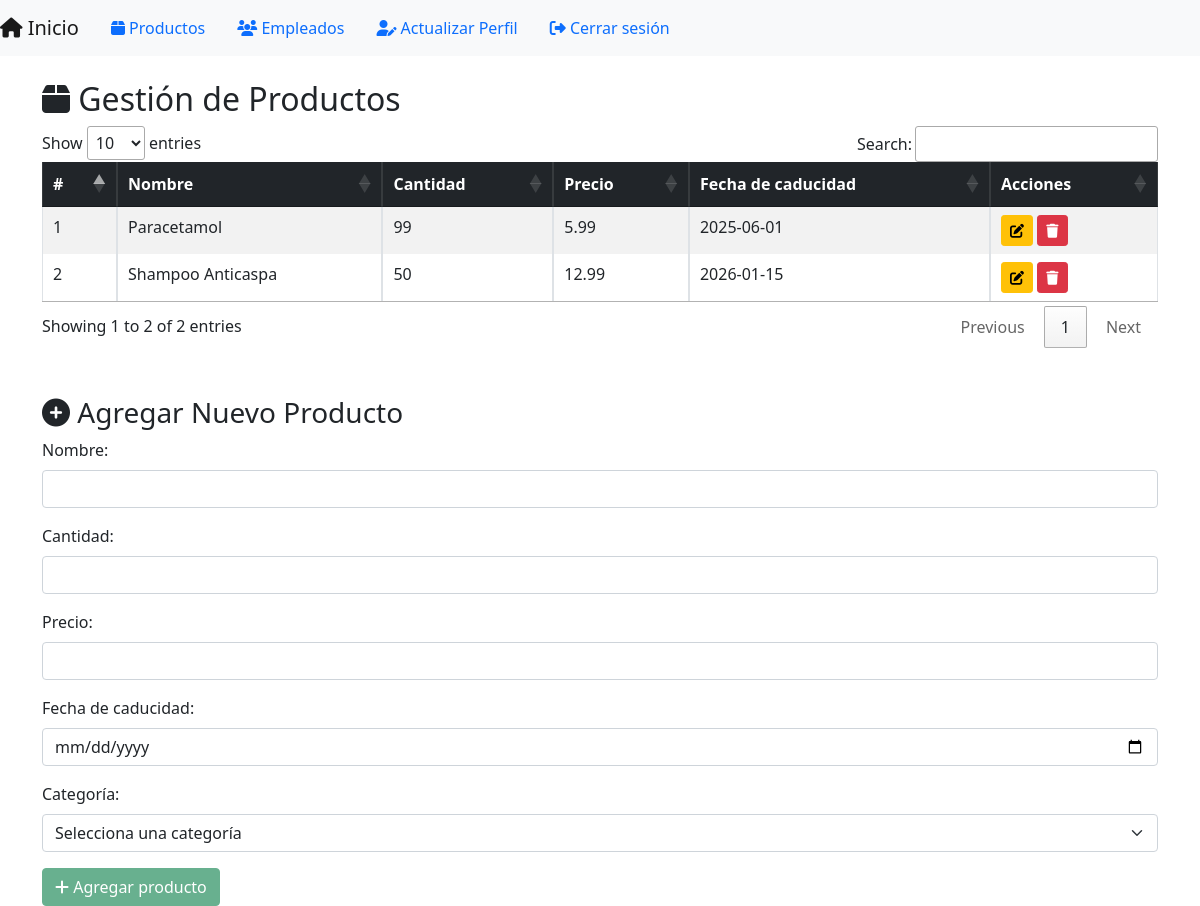
The app's page /productosDB (signed in), older data.
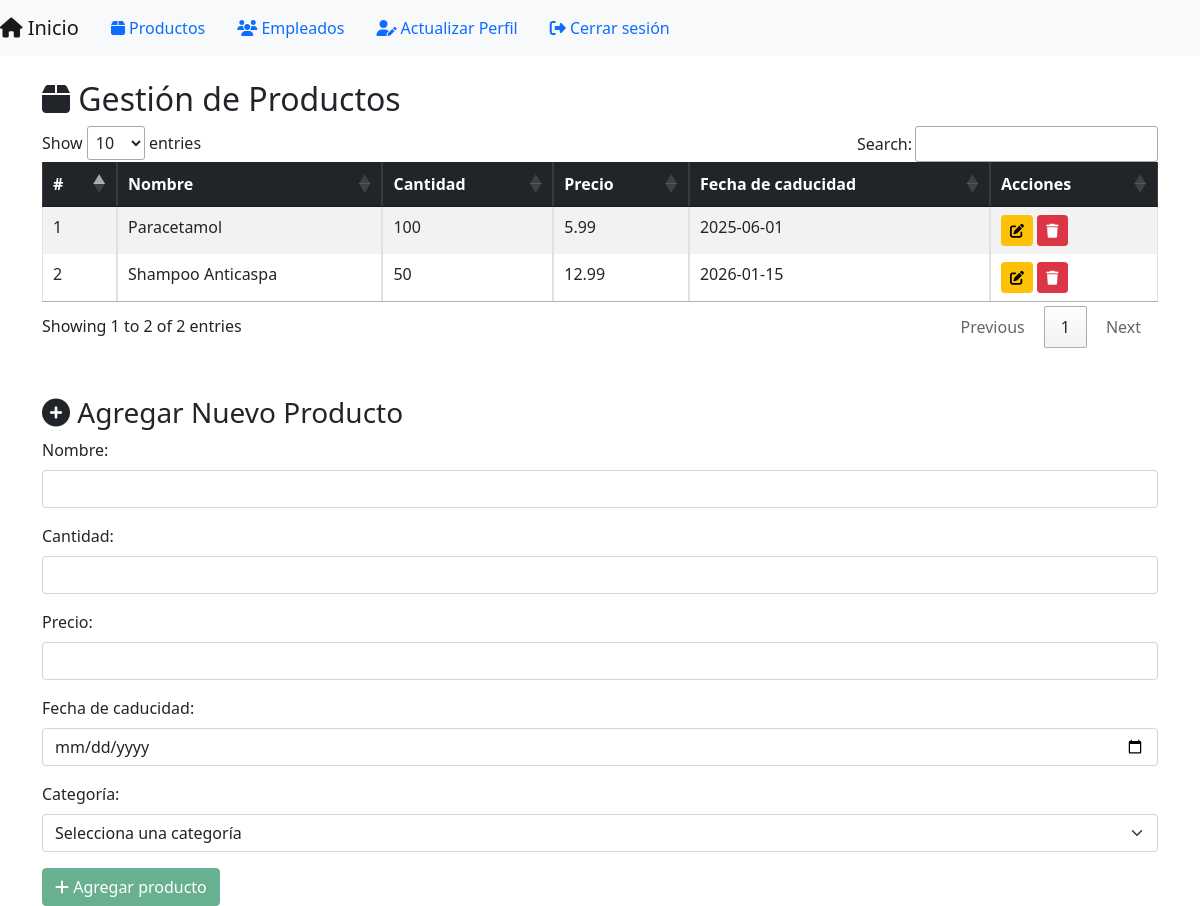
The same page, newer data.
### models.py (models this page shows)
class Producto(db.Model):
    __tablename__ = 'productos'
    producto_ID = db.Column(db.Integer, primary_key=True, autoincrement=True)
    categoria_FK = db.Column(db.Integer, db.ForeignKey('categoria.categoria_ID', ondelete='CASCADE'), nullable=False)
    nombre_producto = db.Column(db.String(150), nullable=False)
    cantidad = db.Column(db.Integer, nullable=False)
    precio = db.Column(db.Numeric(10,2), nullable=False)
    fecha_caducidad = db.Column(db.Date, nullable=False)
    facturas_detalle = db.relationship('FacturaDetalle', backref='producto', cascade='all, delete')
    inventario = db.relationship('Inventario', backref='producto', cascade='all, delete')

### app.py (the view)
@app.route('/productosDB')
@login_required
def productosDB():
    if db.session.get(Rol, current_user.rol_FK).rol_usuario != "administrador":
        flash('Acceso no autorizado', 'danger')
        return redirect(url_for('adminMain'))
    categorias = Categoria.query.all()
    search_query = request.args.get('search', '', type=str)
    if search_query:
        productos = Producto.query.filter(Producto.nombre_producto.ilike(f"%{search_query}%")).all()
    else:
        productos = Producto.query.all()
    return render_template('productosDB.html', productos=productos, search_query=search_query, categorias=categorias)

### app.py (called while the page is built)
@login_manager.user_loader
def load_user(user_id):
    return db.session.get(Usuario, int(user_id))

### templates/productosDB.html (shortened to what this page needs)
<!DOCTYPE html>
<html lang="es">
<head>
    <link href="https://cdn.jsdelivr.net/npm/bootstrap@5.1.3/dist/css/bootstrap.min.css" rel="stylesheet">
    <link href="https://cdn.datatables.net/1.11.5/css/jquery.dataTables.min.css" rel="stylesheet">
    <link rel="stylesheet" href="https://cdnjs.cloudflare.com/ajax/libs/font-awesome/6.5.2/css/all.min.css">
</head>
<body>
    <nav class="navbar navbar-expand-lg navbar-light bg-light">
        <a href="{{ url_for('adminMain') }}" class="navbar-brand"><i class="fas fa-home"></i> Inicio</a>
        <a href="{{ url_for('productosDB') }}" class="nav-link active"><i class="fas fa-box"></i> Productos</a>
        <a href="{{ url_for('empleadosDB') }}" class="nav-link"><i class="fas fa-users"></i> Empleados</a>
        <a class="nav-link active" href="{{ url_for('update_profile') }}"><i class="fas fa-user-edit"></i> Actualizar Perfil</a>
        <a href="{{ url_for('logout') }}" class="nav-link"><i class="fas fa-sign-out-alt"></i> Cerrar sesión</a>
    </nav>
    <div class="container mt-4">
        <h2><i class="fas fa-box"></i> Gestión de Productos</h2>
        <table id="productosTable" class="table table-striped table-bordered">
            <thead class="table-dark">
                <tr>
                    <th>#</th>
                    <th>Nombre</th>
                    <th>Cantidad</th>
                    <th>Precio</th>
                    <th>Fecha de caducidad</th>
                    <th>Acciones</th>
                </tr>
            </thead>
            <tbody>
                {% for producto in productos %}
                <tr>
                    <td>{{ loop.index }}</td>
                    <td>{{ producto.nombre_producto }}</td>
                    <td>{{ producto.cantidad }}</td>
                    <td>{{ producto.precio }}</td>
                    <td>{{ producto.fecha_caducidad }}</td>
                    <td>
                        <a href="{{ url_for('edit_producto', id=producto.producto_ID) }}" class="btn btn-warning btn-sm">
                            <i class="fas fa-edit"></i>
                        </a>
                        <form action="{{ url_for('delete_producto', id=producto.producto_ID) }}"
                              method="POST" style="display:inline;"
                              onsubmit="return confirm('¿Seguro que quieres eliminar este producto?')">
                            <button type="submit" class="btn btn-danger btn-sm" title="Eliminar producto">
                                <i class="fas fa-trash"></i>
                            </button>
                        </form>
                    </td>
                </tr>
                {% endfor %}
            </tbody>
        </table>
        <h3 class="mt-5"><i class="fas fa-plus-circle"></i> Agregar Nuevo Producto</h3>
        <form action="{{ url_for('create_producto') }}" method="POST" id="formCrearProducto">
            <div class="mb-3">
                <label for="nombre_producto" class="form-label">Nombre:</label>
                <input type="text" name="nombre_producto" id="nombre_producto" class="form-control" required>
            </div>
            <div class="mb-3">
                <label for="cantidad" class="form-label">Cantidad:</label>
                <input type="number" name="cantidad" id="cantidad" class="form-control" required min="0">
            </div>
            <div class="mb-3">
                <label for="precio" class="form-label">Precio:</label>
                <input type="number" step="0.01" name="precio" id="precio" class="form-control" required min="0">
            </div>
            <div class="mb-3">
                <label for="fecha_caducidad" class="form-label">Fecha de caducidad:</label>
                <input type="date" name="fecha_caducidad" id="fecha_caducidad" class="form-control" required>
            </div>
            <div class="mb-3">
                <label for="categoria_ID" class="form-label">Categoría:</label>
                <select name="categoria_ID" id="categoria_ID" class="form-select" required>
                    <option value="" disabled selected>Selecciona una categoría</option>
                </select>
            </div>
            <button type="submit" class="btn btn-success" id="btnAgregarProducto" disabled><i class="fas fa-plus"></i> Agregar producto</button>
        </form>
    </div>
</body>
</html>

Row changes from the older to the newer data that the page shows:
changed Producto "Paracetamol": cantidad "99" → "100"
